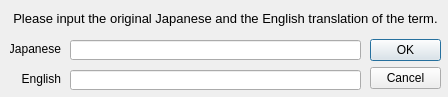
<?xml version="1.0" encoding="UTF-8"?>
<ui version="4.0">
 <class>TermEdit</class>
 <widget class="QDialog" name="TermEdit">
  <property name="geometry">
   <rect>
    <x>0</x>
    <y>0</y>
    <width>448</width>
    <height>97</height>
   </rect>
  </property>
  <property name="windowTitle">
   <string>Term</string>
  </property>
  <property name="windowIcon">
   <iconset resource="../res/icons.qrc">
    <normaloff>:/monokuma.png</normaloff>:/monokuma.png</iconset>
  </property>
  <widget class="QDialogButtonBox" name="buttonBox">
   <property name="geometry">
    <rect>
     <x>370</x>
     <y>39</y>
     <width>71</width>
     <height>51</height>
    </rect>
   </property>
   <property name="orientation">
    <enum>Qt::Vertical</enum>
   </property>
   <property name="standardButtons">
    <set>QDialogButtonBox::Cancel|QDialogButtonBox::Ok</set>
   </property>
  </widget>
  <widget class="QLineEdit" name="txtJapanese">
   <property name="geometry">
    <rect>
     <x>70</x>
     <y>40</y>
     <width>291</width>
     <height>20</height>
    </rect>
   </property>
  </widget>
  <widget class="QLineEdit" name="txtEnglish">
   <property name="geometry">
    <rect>
     <x>70</x>
     <y>70</y>
     <width>291</width>
     <height>20</height>
    </rect>
   </property>
  </widget>
  <widget class="QLabel" name="label">
   <property name="geometry">
    <rect>
     <x>10</x>
     <y>10</y>
     <width>431</width>
     <height>16</height>
    </rect>
   </property>
   <property name="font">
    <font>
     <pointsize>10</pointsize>
    </font>
   </property>
   <property name="text">
    <string>Please input the original Japanese and the English translation of the term.</string>
   </property>
   <property name="alignment">
    <set>Qt::AlignCenter</set>
   </property>
  </widget>
  <widget class="QLabel" name="label_2">
   <property name="geometry">
    <rect>
     <x>10</x>
     <y>40</y>
     <width>51</width>
     <height>18</height>
    </rect>
   </property>
   <property name="text">
    <string>Japanese</string>
   </property>
   <property name="alignment">
    <set>Qt::AlignRight|Qt::AlignTrailing|Qt::AlignVCenter</set>
   </property>
  </widget>
  <widget class="QLabel" name="label_3">
   <property name="geometry">
    <rect>
     <x>10</x>
     <y>70</y>
     <width>51</width>
     <height>18</height>
    </rect>
   </property>
   <property name="text">
    <string>English</string>
   </property>
   <property name="alignment">
    <set>Qt::AlignRight|Qt::AlignTrailing|Qt::AlignVCenter</set>
   </property>
  </widget>
 </widget>
 <tabstops>
  <tabstop>txtJapanese</tabstop>
  <tabstop>txtEnglish</tabstop>
  <tabstop>buttonBox</tabstop>
 </tabstops>
 <resources>
  <include location="../res/icons.qrc"/>
 </resources>
 <connections>
  <connection>
   <sender>buttonBox</sender>
   <signal>accepted()</signal>
   <receiver>TermEdit</receiver>
   <slot>accept()</slot>
   <hints>
    <hint type="sourcelabel">
     <x>440</x>
     <y>53</y>
    </hint>
    <hint type="destinationlabel">
     <x>157</x>
     <y>96</y>
    </hint>
   </hints>
  </connection>
  <connection>
   <sender>buttonBox</sender>
   <signal>rejected()</signal>
   <receiver>TermEdit</receiver>
   <slot>reject()</slot>
   <hints>
    <hint type="sourcelabel">
     <x>440</x>
     <y>59</y>
    </hint>
    <hint type="destinationlabel">
     <x>286</x>
     <y>96</y>
    </hint>
   </hints>
  </connection>
 </connections>
</ui>
